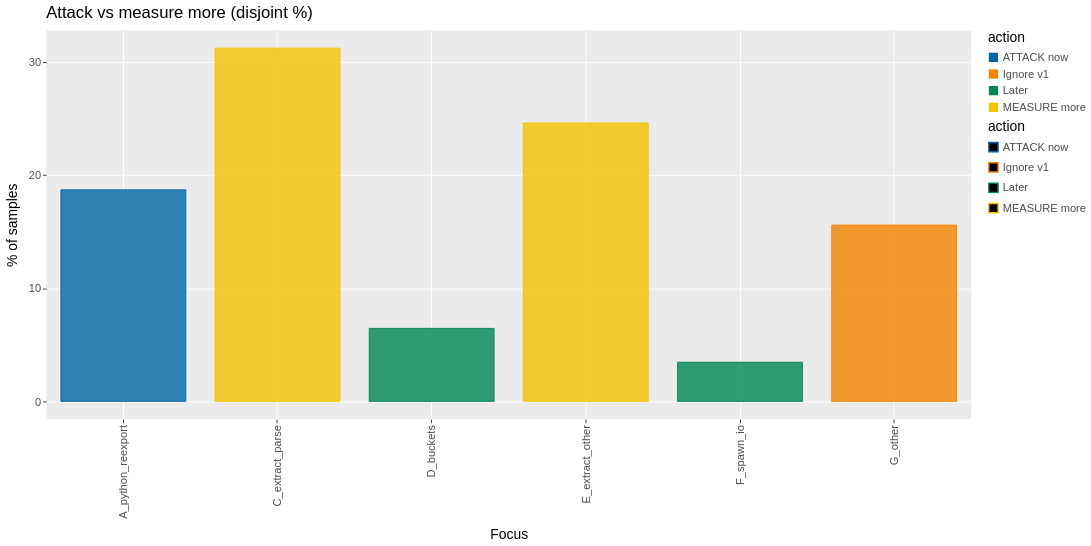

Notebook code for this chart:
### Markdown cell above
## Decision: attack one thing, measure two

Wall-clock is **6.75s**, almost all on-CPU (4.72 user + 1.36 sys). This is a compute problem, not an off-CPU wait problem.

**Attack now (one change)**

1. **Python re-export candidate walk — 18.7% disjoint.** Edge chain `extract_files` → `resolve_pending_edges` → `reexport_source_candidates` → `module_file_matches_suffix` (~14% of that is `format_inner`). This is Spur code. Cap, cache, or index module-suffix matches so import resolution is not a linear scan + format per candidate. SQL already models **−18.7% samples** if that spine goes away.

**Do not attack yet (measure more)**

2. **Parse-inside-extract — 31% of stacks, 9.2% exclusive `ts_parser_parse`.** This is tree-sitter C sitting *inside* extract, not a separate product function. Before touching the grammar, split:
   - `ts_query_new` (2.2% exclusive) — are queries compiled **per file** instead of once per language?
   - `ts_query__perform_analysis` (5.6%) vs `ts_lex` (2.3%) vs reductions (5.9%) — compile vs scan vs parse.
   A query-cache is a one-line experiment; rewriting parse is not.

3. **Other extract (24.6% bucket)** — `build_facts` leftover after parse + re-export. Need a coverage slice of *this* bucket alone (pending-edge work that is not re-export, markdown, SQL extract). Do not optimize “extract” as a blob.

**Later / after the first re-profile**

4. **`buckets_from_facts` — 6.5% disjoint, 2.9% exclusive.** Real, but 3× smaller than re-export. Re-measure after #1; it may grow or vanish in rank.
5. **`__open` / `posix_spawn` — 2.5–3.6%.** Not the wall. Ignore until on-CPU extract is cut.
6. **Lance inflate 2.0 (7.1% coverage).** Inclusive looks like 14%. Ranking trap, not a fix. Keep using coverage.

**How to read the next chart:** color is the decision (`ATTACK now` / `MEASURE more` / `Later`). Height is the disjoint bucket % (bars *do* sum to ~100%). Attack the orange 18.7% first; the 31% parse bar is the thing to *instrument*, not rewrite.

### Code cell
SELECT CASE bucket
         WHEN 'A_python_reexport' THEN 'ATTACK now'
         WHEN 'C_extract_parse' THEN 'MEASURE more'
         WHEN 'E_extract_other' THEN 'MEASURE more'
         WHEN 'D_buckets' THEN 'Later'
         WHEN 'F_spawn_io' THEN 'Later'
         ELSE 'Ignore v1'
       END AS action,
       bucket AS item,
       samples,
       pct
FROM read_parquet('../../../build/perf-demo/buckets.parquet')
ORDER BY pct DESC;

### Figure 1 — Vega-Lite specification as saved in the notebook (floating-point values rounded to 4 significant figures)
{"$schema": "https://vega.github.io/schema/vega-lite/v6.json", "config": {"axis": {"domain": false, "grid": true, "gridColor": "#FFFFFF", "gridWidth": 1, "labelColor": "#4D4D4D", "labelFontSize": 12, "tickColor": "#333333", "tickSize": 4, "titleColor": "#000000", "titleFontSize": 15, "titleFontWeight": "normal", "titlePadding": 10}, "header": {"labelColor": "#000000", "labelFontSize": 15, "labelFontWeight": "normal", "labelPadding": 5, "title": null}, "legend": {"labelColor": "#4D4D4D", "labelFontSize": 12, "rowPadding": 6, "titleColor": "#000000", "titleFontSize": 15, "titleFontWeight": "normal", "titlePadding": 8}, "title": {"anchor": "start", "color": "#000000", "fontSize": 18, "fontWeight": "normal", "frame": "group", "offset": 10, "subtitleColor": "#4D4D4D", "subtitleFontSize": 15, "subtitleFontWeight": "normal"}, "view": {"continuousHeight": 300, "continuousWidth": 300, "fill": "#EBEBEB", "stroke": null}}, "data": {"name": "data-00122a77729c0b9e06860a31a32d0d1e"}, "datasets": {"data-00122a77729c0b9e06860a31a32d0d1e": [{"__ggsql_aes_fill__": "ATTACK now", "__ggsql_aes_pos1__": "A_python_reexport", "__ggsql_aes_pos2__": 18.69, "__ggsql_aes_pos2end__": 0.0, "__ggsql_aes_stroke__": "ATTACK now", "__ggsql_row_index__": 0, "__ggsql_source__": "__ggsql_layer_0__"}, {"__ggsql_aes_fill__": "MEASURE more", "__ggsql_aes_pos1__": "C_extract_parse", "__ggsql_aes_pos2__": 31.21, "__ggsql_aes_pos2end__": 0.0, "__ggsql_aes_stroke__": "MEASURE more", "__ggsql_row_index__": 1, "__ggsql_source__": "__ggsql_layer_0__"}, {"__ggsql_aes_fill__": "Later", "__ggsql_aes_pos1__": "D_buckets", "__ggsql_aes_pos2__": 6.45, "__ggsql_aes_pos2end__": 0.0, "__ggsql_aes_stroke__": "Later", "__ggsql_row_index__": 2, "__ggsql_source__": "__ggsql_layer_0__"}, {"__ggsql_aes_fill__": "MEASURE more", "__ggsql_aes_pos1__": "E_extract_other", "__ggsql_aes_pos2__": 24.6, "__ggsql_aes_pos2end__": 0.0, "__ggsql_aes_stroke__": "MEASURE more", "__ggsql_row_index__": 3, "__ggsql_source__": "__ggsql_layer_0__"}, {"__ggsql_aes_fill__": "Later", "__ggsql_aes_pos1__": "F_spawn_io", "__ggsql_aes_pos2__": 3.46, "__ggsql_aes_pos2end__": 0.0, "__ggsql_aes_stroke__": "Later", "__ggsql_row_index__": 4, "__ggsql_source__": "__ggsql_layer_0__"}, {"__ggsql_aes_fill__": "Ignore v1", "__ggsql_aes_pos1__": "G_other", "__ggsql_aes_pos2__": 15.58, "__ggsql_aes_pos2end__": 0.0, "__ggsql_aes_stroke__": "Ignore v1", "__ggsql_row_index__": 5, "__ggsql_source__": "__ggsql_layer_0__"}]}, "height": 420, "layer": [{"encoding": {"detail": [{"field": "__ggsql_aes_stroke__", "type": "nominal"}, {"field": "__ggsql_aes_fill__", "type": "nominal"}], "fill": {"field": "__ggsql_aes_fill__", "legend": {"labelExpr": "datum.label == 'ATTACK now' ? 'ATTACK now' : datum.label == 'Ignore v1' ? 'Ignore v1' : datum.label == 'Later' ? 'Later' : datum.label == 'MEASURE more' ? 'MEASURE more' : datum.label"}, "scale": {"domain": ["ATTACK now", "Ignore v1", "Later", "MEASURE more"], "range": ["#0067A5", "#F38400", "#008856", "#F3C300"]}, "title": "action", "type": "nominal"}, "fillOpacity": {"value": 0.8}, "stroke": {"field": "__ggsql_aes_stroke__", "legend": {"labelExpr": "datum.label == 'Later' ? 'Later' : datum.label == 'ATTACK now' ? 'ATTACK now' : datum.label == 'Ignore v1' ? 'Ignore v1' : datum.label == 'MEASURE more' ? 'MEASURE more' : datum.label"}, "scale": {"domain": ["ATTACK now", "Ignore v1", "Later", "MEASURE more"], "range": ["#0067A5", "#F38400", "#008856", "#F3C300"]}, "title": "action", "type": "nominal"}, "x": {"axis": {"labelExpr": "datum.label == 'D_buckets' ? 'D_buckets' : datum.label == 'A_python_reexport' ? 'A_python_reexport' : datum.label == 'C_extract_parse' ? 'C_extract_parse' : datum.label == 'G_other' ? 'G_other' : datum.label == 'F_spawn_io' ? 'F_spawn_io' : datum.label == 'E_extract_other' ? 'E_extract_other' : datum.label"}, "field": "__ggsql_aes_pos1__", "scale": {"domain": ["A_python_reexport", "C_extract_parse", "D_buckets", "E_extract_other", "F_spawn_io", "G_other"], "zero": false}, "title": "Focus", "type": "nominal"}, "y": {"axis": {"labelExpr": "datum.label == '30' ? '30' : datum.label == '20' ? '20' : datum.label == '10' ? '10' : datum.label == '0' ? '0' : datum.label", "values": [0.0, 10.0, 20.0, 30.0]}, "field": "__ggsql_aes_pos2__", "scale": {"domain": [-1.561, 32.77], "zero": false}, "stack": null, "title": "% of samples", "type": "quantitative"}, "y2": {"field": "__ggsql_aes_pos2end__"}}, "mark": {"align": "center", "clip": true, "type": "bar", "width": {"expr": "bandwidth('x') * 0.9"}}, "transform": [{"filter": {"equal": "__ggsql_layer_0__", "field": "__ggsql_source__"}}]}], "title": "Attack vs measure more (disjoint %)", "width": 1000, "autosize": {"type": "pad", "contains": "padding"}}
